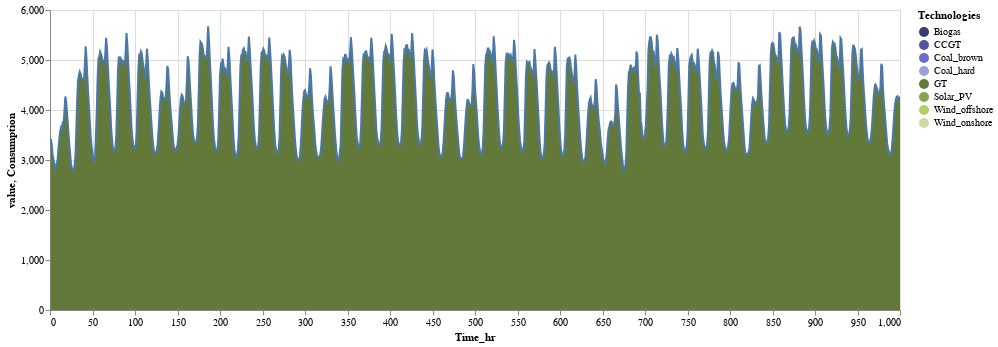

Here is the notebook cell this chart was saved with:
### Code cell
d = T   #plotting range
#Plotting data
Data[1:d,:] |>
stack |>         #Stacking data
@vlplot(width=850, hieght=700)+
@vlplot(mark=:area, x=:Time_hr, y={:value,stack=:zero},color={:variable,
    scale={scheme="category20b"},
    legend={title="Technologies"}
    }
)+
@vlplot(mark=:line, x=:Time_hr, y=:Consumption)

### Figure 1 — Vega-Lite specification as saved in the notebook (floating-point values rounded to 4 significant figures; data arrays with more than 128 entries replaced by an {"elided": "..."} marker saying what was removed)
{"data": {"values": {"elided": "8000 records"}}, "hieght": 700, "layer": [{"encoding": {"color": {"field": "variable", "legend": {"title": "Technologies"}, "scale": {"scheme": "category20b"}}, "x": {"field": "Time_hr", "type": "quantitative"}, "y": {"field": "value", "stack": "zero", "type": "quantitative"}}, "mark": "area"}, {"encoding": {"x": {"field": "Time_hr", "type": "quantitative"}, "y": {"field": "Consumption", "type": "quantitative"}}, "mark": "line"}], "width": 850}
